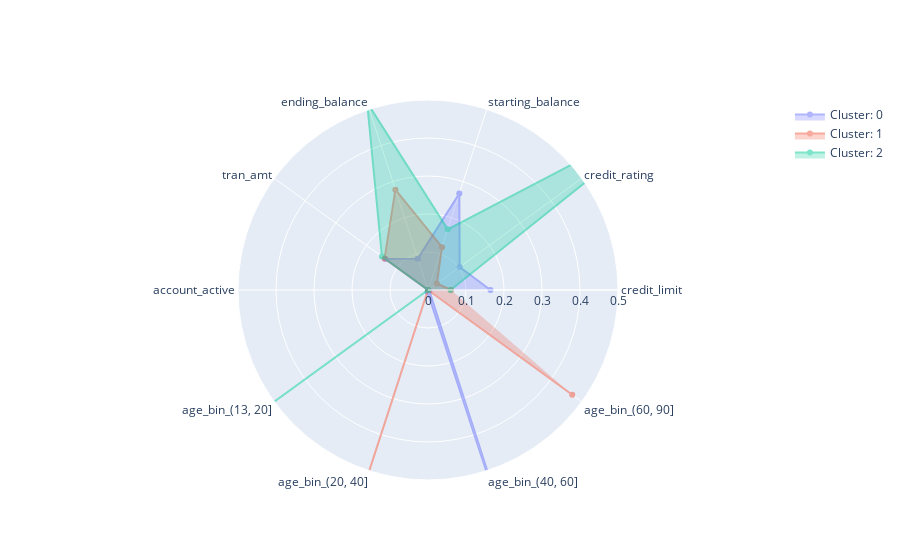

The cell this chart's notebook holds for it:
### Code cell
plot_radar(credit_data)

### Figure 1 — Plotly figure (JSON) as saved in the notebook; plotly's stock layout.template omitted (floating-point values rounded to 4 significant figures)
{"data": [{"fill": "toself", "name": "Cluster: 0", "opacity": 0.5, "r": [0.1644, 0.103, 0.2667, 0.08679, 0.1386, 0, 0, 0.004666, 0.9907, 0.004666], "theta": ["credit_limit", "credit_rating", "starting_balance", "ending_balance", "tran_amt", "account_active", "age_bin_(13, 20]", "age_bin_(20, 40]", "age_bin_(40, 60]", "age_bin_(60, 90]"], "type": "scatterpolar", "visible": true}, {"fill": "toself", "name": "Cluster: 1", "opacity": 0.5, "r": [0.06052, 0.02896, 0.1185, 0.2777, 0.1412, 0, 0, 0.5309, 0, 0.4691], "theta": ["credit_limit", "credit_rating", "starting_balance", "ending_balance", "tran_amt", "account_active", "age_bin_(13, 20]", "age_bin_(20, 40]", "age_bin_(40, 60]", "age_bin_(60, 90]"], "type": "scatterpolar", "visible": true}, {"fill": "toself", "name": "Cluster: 2", "opacity": 0.5, "r": [0.05921, 0.8039, 0.1679, 0.5184, 0.1497, 0, 1, 0, 0, 0], "theta": ["credit_limit", "credit_rating", "starting_balance", "ending_balance", "tran_amt", "account_active", "age_bin_(13, 20]", "age_bin_(20, 40]", "age_bin_(40, 60]", "age_bin_(60, 90]"], "type": "scatterpolar", "visible": true}], "layout": {"autosize": true, "polar": {"angularaxis": {"type": "category"}, "radialaxis": {"autorange": false, "range": [0, 0.5], "type": "linear", "visible": true}}, "showlegend": true}}
